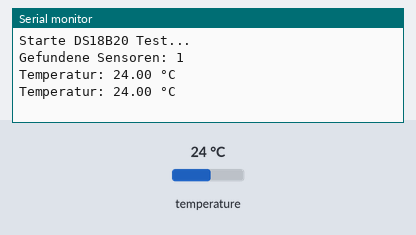
The sketch below on a simulated Arduino Uno, built with avr-gcc and run on an emulated ATmega328P. Parts: the last lines printed to the serial monitor. The inputs (shaded band) are chosen by the test bench; at power-on: temperature 24 °C.

Above: at 4.3 s.
4.4 s: temperature set to 12 °C
At 6.7 s:
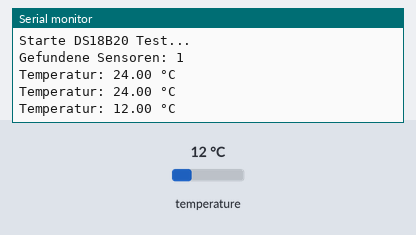
8.1 s: temperature set to 19 °C
At 10.0 s:
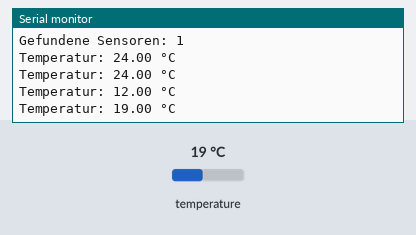
Timing chart, 0 to 11.5 s (numbered marks = the images above; inputs shaded):
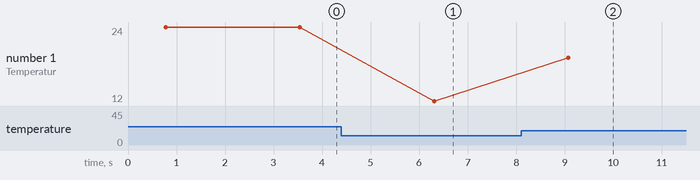

The sketch:

test_temperatur.ino
```cpp
#include <OneWire.h>
#include <DallasTemperature.h>

// Pin-Definition: D5 = GPIO14
#define ONE_WIRE_PIN 14

// OneWire und DallasTemperature Objekte
OneWire oneWire(ONE_WIRE_PIN);
DallasTemperature sensors(&oneWire);

void setup() {
  Serial.begin(115200);
  Serial.println("Starte DS18B20 Test...");

  sensors.begin();

  // Prüfen, ob Sensor gefunden wurde
  if (sensors.getDeviceCount() == 0) {
    Serial.println("Kein DS18B20 erkannt!");
  } else {
    Serial.print("Gefundene Sensoren: ");
    Serial.println(sensors.getDeviceCount());
  }
}

void loop() {
  sensors.requestTemperatures(); // Temperatur anfordern
  float tempC = sensors.getTempCByIndex(0);

  if (tempC == -127.00) {
    Serial.println("Fehler: Sensor nicht ausgelesen (-127 °C)");
  } else {
    Serial.print("Temperatur: ");
    Serial.print(tempC);
    Serial.println(" °C");
  }

  delay(2000); // alle 2 Sekunden aktualisieren
}
```

Measured:
- after the input at 4.4 s, the serial monitor: prints a new line after 1.9 s (image 1)
- after the input at 8.1 s, the serial monitor: prints a new line after 0.97 s (image 2)
- plotted number 1: 24 → 12 after the input at 4.4 s, 12 → 19 after the input at 8.1 s
